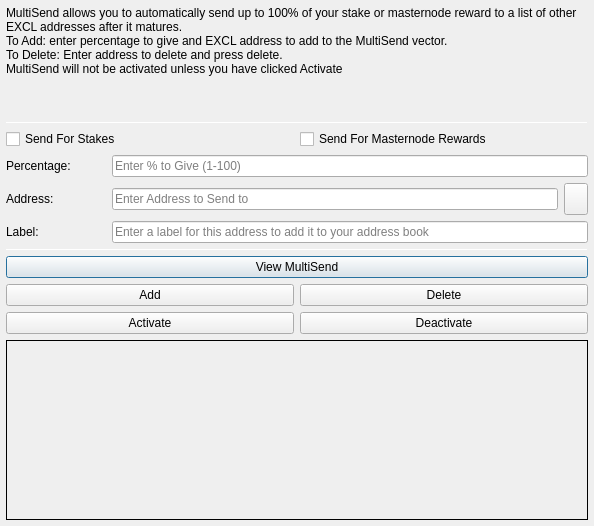
<?xml version="1.0" encoding="UTF-8"?>
<ui version="4.0">
 <class>MultiSendDialog</class>
 <widget class="QDialog" name="MultiSendDialog">
  <property name="windowModality">
   <enum>Qt::NonModal</enum>
  </property>
  <property name="geometry">
   <rect>
    <x>0</x>
    <y>0</y>
    <width>594</width>
    <height>526</height>
   </rect>
  </property>
  <property name="windowTitle">
   <string>MultiSend</string>
  </property>
  <layout class="QVBoxLayout" name="verticalLayout" stretch="0">
   <property name="leftMargin">
    <number>6</number>
   </property>
   <property name="topMargin">
    <number>6</number>
   </property>
   <property name="rightMargin">
    <number>6</number>
   </property>
   <property name="bottomMargin">
    <number>6</number>
   </property>
   <item>
    <layout class="QVBoxLayout" name="verticalLayout_Main" stretch="1,1,1,0,1,1,1">
     <item>
      <widget class="QLabel" name="label_2">
       <property name="lineWidth">
        <number>1</number>
       </property>
       <property name="text">
        <string>MultiSend allows you to automatically send up to 100% of your stake or masternode reward to a list of other EXCL addresses after it matures.
To Add: enter percentage to give and EXCL address to add to the MultiSend vector.
To Delete: Enter address to delete and press delete.
MultiSend will not be activated unless you have clicked Activate</string>
       </property>
       <property name="alignment">
        <set>Qt::AlignLeading|Qt::AlignLeft|Qt::AlignTop</set>
       </property>
       <property name="wordWrap">
        <bool>true</bool>
       </property>
      </widget>
     </item>
     <item>
      <widget class="Line" name="line">
       <property name="minimumSize">
        <size>
         <width>0</width>
         <height>1</height>
        </size>
       </property>
       <property name="maximumSize">
        <size>
         <width>16777215</width>
         <height>1</height>
        </size>
       </property>
       <property name="orientation">
        <enum>Qt::Horizontal</enum>
       </property>
      </widget>
     </item>
     <item>
      <layout class="QVBoxLayout" name="verticalLayout_Settings">
       <item>
        <layout class="QHBoxLayout" name="horizontalLayout">
         <item>
          <widget class="QCheckBox" name="multiSendStakeCheckBox">
           <property name="text">
            <string>Send For Stakes</string>
           </property>
          </widget>
         </item>
         <item>
          <widget class="QCheckBox" name="multiSendMasternodeCheckBox">
           <property name="text">
            <string>Send For Masternode Rewards</string>
           </property>
          </widget>
         </item>
        </layout>
       </item>
       <item>
        <layout class="QHBoxLayout" name="horizontalLayout_6">
         <item>
          <widget class="QLabel" name="label">
           <property name="minimumSize">
            <size>
             <width>100</width>
             <height>0</height>
            </size>
           </property>
           <property name="toolTip">
            <string>Percentage of stake to send</string>
           </property>
           <property name="text">
            <string>Percentage:</string>
           </property>
          </widget>
         </item>
         <item>
          <widget class="QLineEdit" name="multiSendPercentEdit">
           <property name="toolTip">
            <string>Enter whole numbers 1 - 100</string>
           </property>
           <property name="placeholderText">
            <string>Enter % to Give (1-100)</string>
           </property>
          </widget>
         </item>
        </layout>
       </item>
       <item>
        <layout class="QHBoxLayout" name="horizontalLayout_7">
         <item>
          <widget class="QLabel" name="label_5">
           <property name="minimumSize">
            <size>
             <width>100</width>
             <height>0</height>
            </size>
           </property>
           <property name="toolTip">
            <string>Address to send portion of stake to</string>
           </property>
           <property name="text">
            <string>Address:</string>
           </property>
          </widget>
         </item>
         <item>
          <widget class="QLineEdit" name="multiSendAddressEdit">
           <property name="toolTip">
            <string/>
           </property>
           <property name="placeholderText">
            <string>Enter Address to Send to</string>
           </property>
          </widget>
         </item>
         <item>
          <widget class="QToolButton" name="addressBookButton">
           <property name="maximumSize">
            <size>
             <width>16777215</width>
             <height>32</height>
            </size>
           </property>
           <property name="toolTip">
            <string>Choose an address from the address book</string>
           </property>
           <property name="text">
            <string/>
           </property>
           <property name="icon">
            <iconset resource="../excl.qrc">
             <normaloff>:/icons/address-book</normaloff>:/icons/address-book</iconset>
           </property>
           <property name="shortcut">
            <string>Alt+A</string>
           </property>
          </widget>
         </item>
        </layout>
       </item>
      </layout>
     </item>
     <item>
      <layout class="QHBoxLayout" name="horizontalLayout_3">
       <item>
        <widget class="QLabel" name="label_3">
         <property name="minimumSize">
          <size>
           <width>100</width>
           <height>0</height>
          </size>
         </property>
         <property name="text">
          <string>Label:</string>
         </property>
        </widget>
       </item>
       <item>
        <widget class="QLineEdit" name="labelAddressLabelEdit">
         <property name="placeholderText">
          <string>Enter a label for this address to add it to your address book</string>
         </property>
        </widget>
       </item>
      </layout>
     </item>
     <item>
      <widget class="Line" name="line_2">
       <property name="minimumSize">
        <size>
         <width>0</width>
         <height>1</height>
        </size>
       </property>
       <property name="maximumSize">
        <size>
         <width>16777215</width>
         <height>1</height>
        </size>
       </property>
       <property name="orientation">
        <enum>Qt::Horizontal</enum>
       </property>
      </widget>
     </item>
     <item>
      <layout class="QVBoxLayout" name="verticalLayout_Buttons">
       <item>
        <layout class="QHBoxLayout" name="horizontalLayout_4">
         <item>
          <widget class="QPushButton" name="viewButton">
           <property name="toolTip">
            <string/>
           </property>
           <property name="statusTip">
            <string>View MultiSend Vector</string>
           </property>
           <property name="text">
            <string>View MultiSend</string>
           </property>
          </widget>
         </item>
        </layout>
       </item>
       <item>
        <layout class="QHBoxLayout" name="horizontalLayout_2">
         <item>
          <widget class="QPushButton" name="addButton">
           <property name="toolTip">
            <string/>
           </property>
           <property name="statusTip">
            <string>Add to MultiSend Vector</string>
           </property>
           <property name="text">
            <string>Add</string>
           </property>
          </widget>
         </item>
         <item>
          <widget class="QPushButton" name="deleteButton">
           <property name="toolTip">
            <string/>
           </property>
           <property name="statusTip">
            <string>Delete Address From MultiSend Vector</string>
           </property>
           <property name="text">
            <string>Delete</string>
           </property>
          </widget>
         </item>
        </layout>
       </item>
       <item>
        <layout class="QHBoxLayout" name="horizontalLayout_5">
         <item>
          <widget class="QPushButton" name="activateButton">
           <property name="statusTip">
            <string>Activate MultiSend</string>
           </property>
           <property name="text">
            <string>Activate</string>
           </property>
          </widget>
         </item>
         <item>
          <widget class="QPushButton" name="disableButton">
           <property name="statusTip">
            <string>Deactivate MultiSend</string>
           </property>
           <property name="text">
            <string>Deactivate</string>
           </property>
          </widget>
         </item>
        </layout>
       </item>
      </layout>
     </item>
     <item>
      <widget class="QLabel" name="message">
       <property name="minimumSize">
        <size>
         <width>0</width>
         <height>180</height>
        </size>
       </property>
       <property name="frameShape">
        <enum>QFrame::Panel</enum>
       </property>
       <property name="frameShadow">
        <enum>QFrame::Plain</enum>
       </property>
       <property name="lineWidth">
        <number>1</number>
       </property>
       <property name="midLineWidth">
        <number>1</number>
       </property>
       <property name="text">
        <string/>
       </property>
       <property name="alignment">
        <set>Qt::AlignLeading|Qt::AlignLeft|Qt::AlignTop</set>
       </property>
       <property name="wordWrap">
        <bool>true</bool>
       </property>
      </widget>
     </item>
    </layout>
   </item>
  </layout>
 </widget>
 <resources>
  <include location="../excl.qrc"/>
 </resources>
 <connections/>
</ui>
